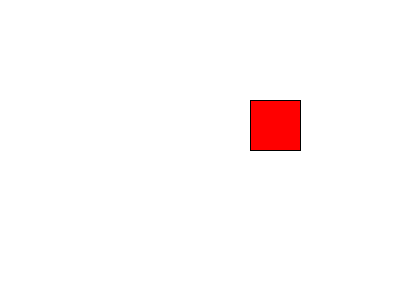
Frame 1 (no input)
Frame 60 (the mouse pressed at the canvas centre just before this capture): identical to frame 1, image omitted
Frame 120 (the mouse held since frame 60 and released just before this capture): identical to frame 1, image omitted

The Processing sketch that drew this single still picture (run headless with seeded random() and noise(); from frame 60 on, the mouse is pressed at the canvas centre):

// Processing sketch: Processing3
// ── Processing3.pde
//centro: un cuadrado
//cuando pase el raton encima del cuadrado, este cambie de color

void setup(){
 //Funcion que se ejecuta un sola vez 
 size(400, 300);
}

void draw(){
 //Funcion que se ejecuta en loop
 
 background(255, 255, 255); //fondo blanco
 fill(255, 0, 0);  //rojo
 rect(250, 100, 50, 50); //rectangulo
 
 if(encimaCuadrado()){
    fill(0, 255, 0); //verde
    rect(250, 100, 50, 50);
 }
    

 
  
}

 boolean encimaCuadrado(){
   if(mouseX>=250 && mouseX<=300 && mouseY>=100 && mouseY<=150){
      return true;
   }
   else{
     return false;
   }
 }
